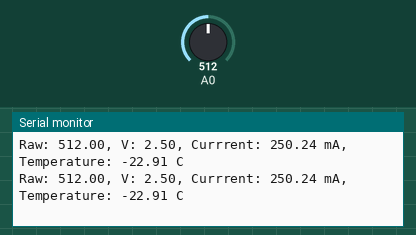
Bench run of a sketch on a simulated Arduino Uno, built with avr-gcc and run on an emulated ATmega328P. Parts: the last lines printed to the serial monitor. The test bench sets the inputs (shaded band); at power-on: A0 = 512.

Above: at 2.3 s.
2.4 s: A0 set to 217
At 3.6 s:
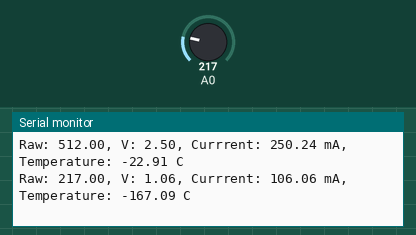
6.0 s: A0 set to 196
At 6.6 s:
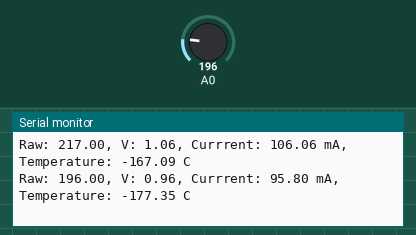
Timing chart, 0 to 9.0 s (numbered marks = the images above; inputs shaded):
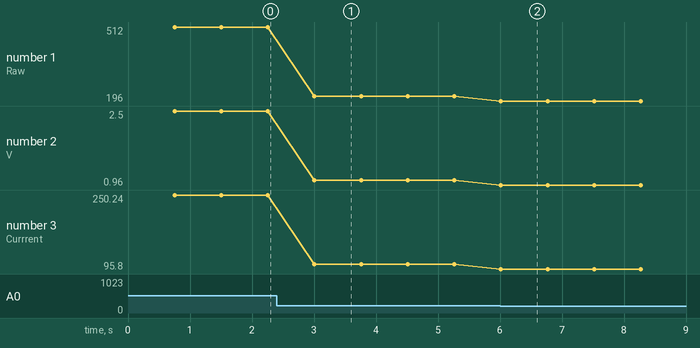

Measured:
- after the input at 2.4 s, the serial monitor: prints a new line after 0.61 s (image 1)
- after the input at 6.0 s, the serial monitor: prints a new line at once (image 2)
- plotted number 1: 512 → 217 after the input at 2.4 s, 217 → 196 after the input at 6.0 s
- plotted number 2: 2.5 → 1.06 after the input at 2.4 s, 1.06 → 0.96 after the input at 6.0 s
- plotted number 3: 250.24 → 106.06 after the input at 2.4 s, 106.06 → 95.8 after the input at 6.0 s

The sketch:

Testing_AD590.ino
```cpp
#define sensor A0;


void setup() {
  // put your setup code here, to run once:
  pinMode(A0, INPUT);
  Serial.begin(9600);

}

void loop() {
  // put your main code here, to run repeatedly:
  delay(750);

  float val = analogRead(A0);
  float volt = val * (5.0/1023.0);
  float current = (volt/10e3)/1e-6; // in mA.
  float temperature = current - 273.15; // converting to C.

  Serial.print("Raw: ");
  Serial.print(val);

  Serial.print(", V: ");
  Serial.print(volt);

  Serial.print(", Currrent: ");
  Serial.print(current);
  Serial.print(" mA");

  Serial.print(", Temperature: ");
  Serial.print(temperature);
  Serial.println(" C");
}
```
